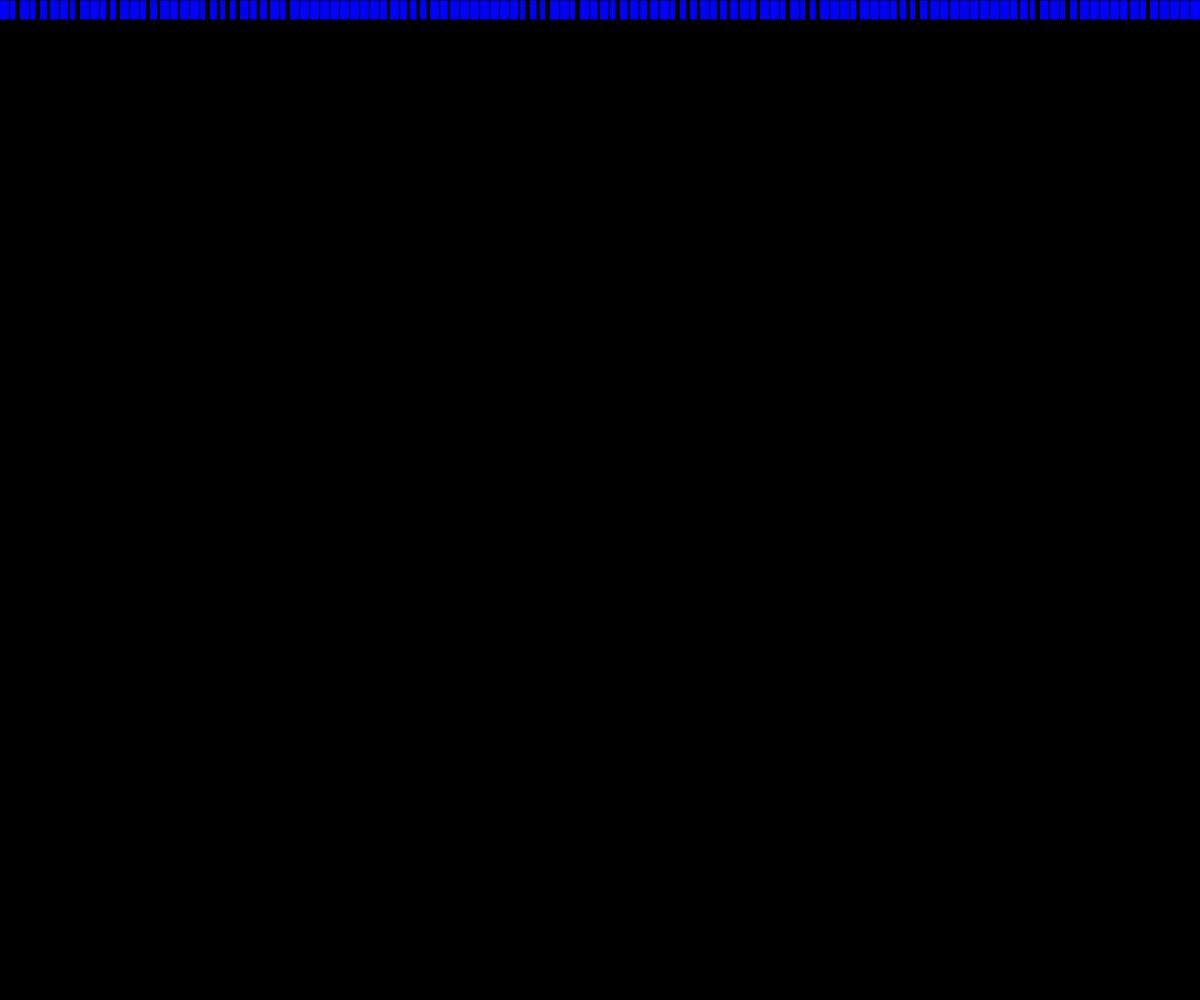
Frame 1 (no input)
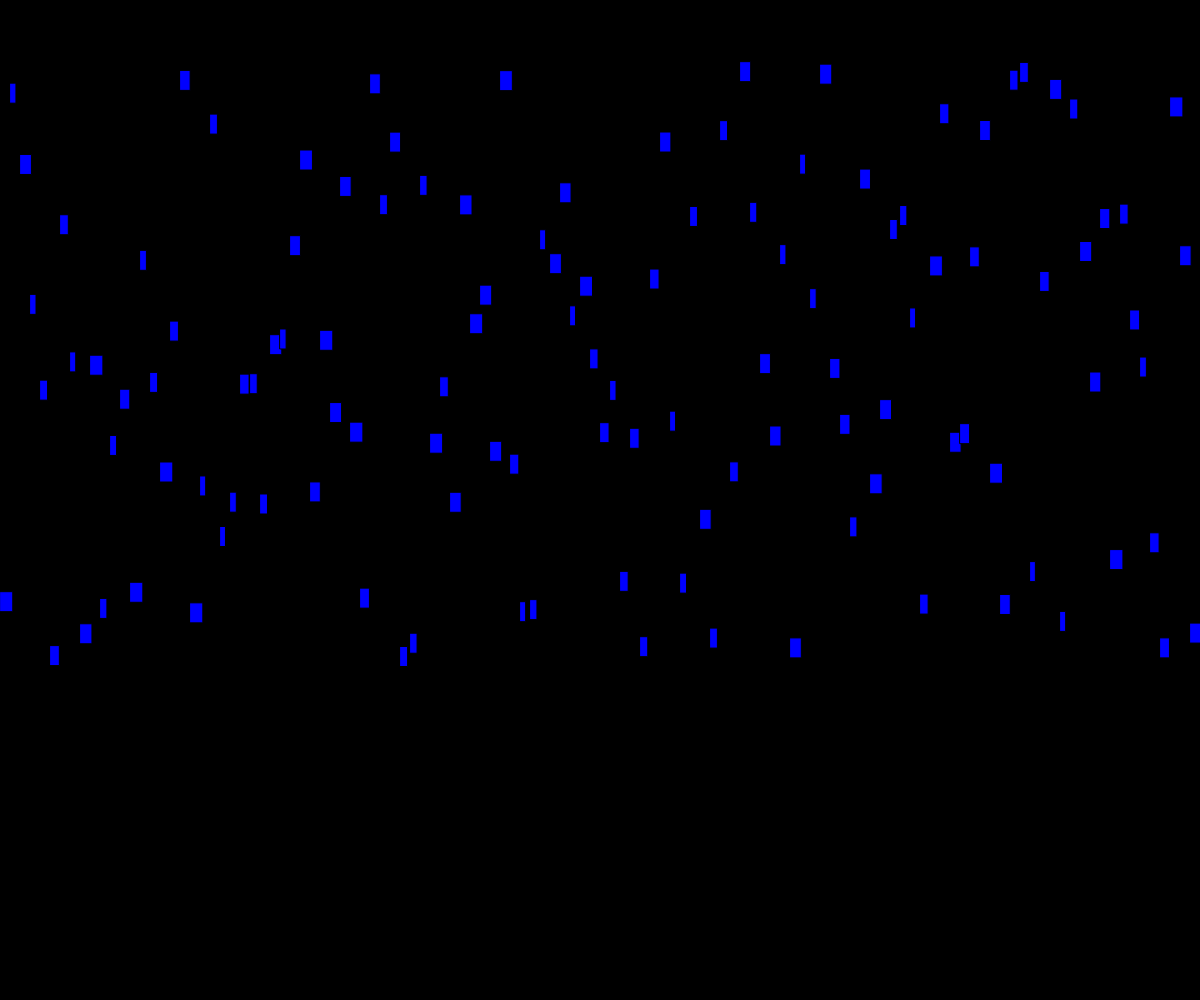
Frame 60 (no input)
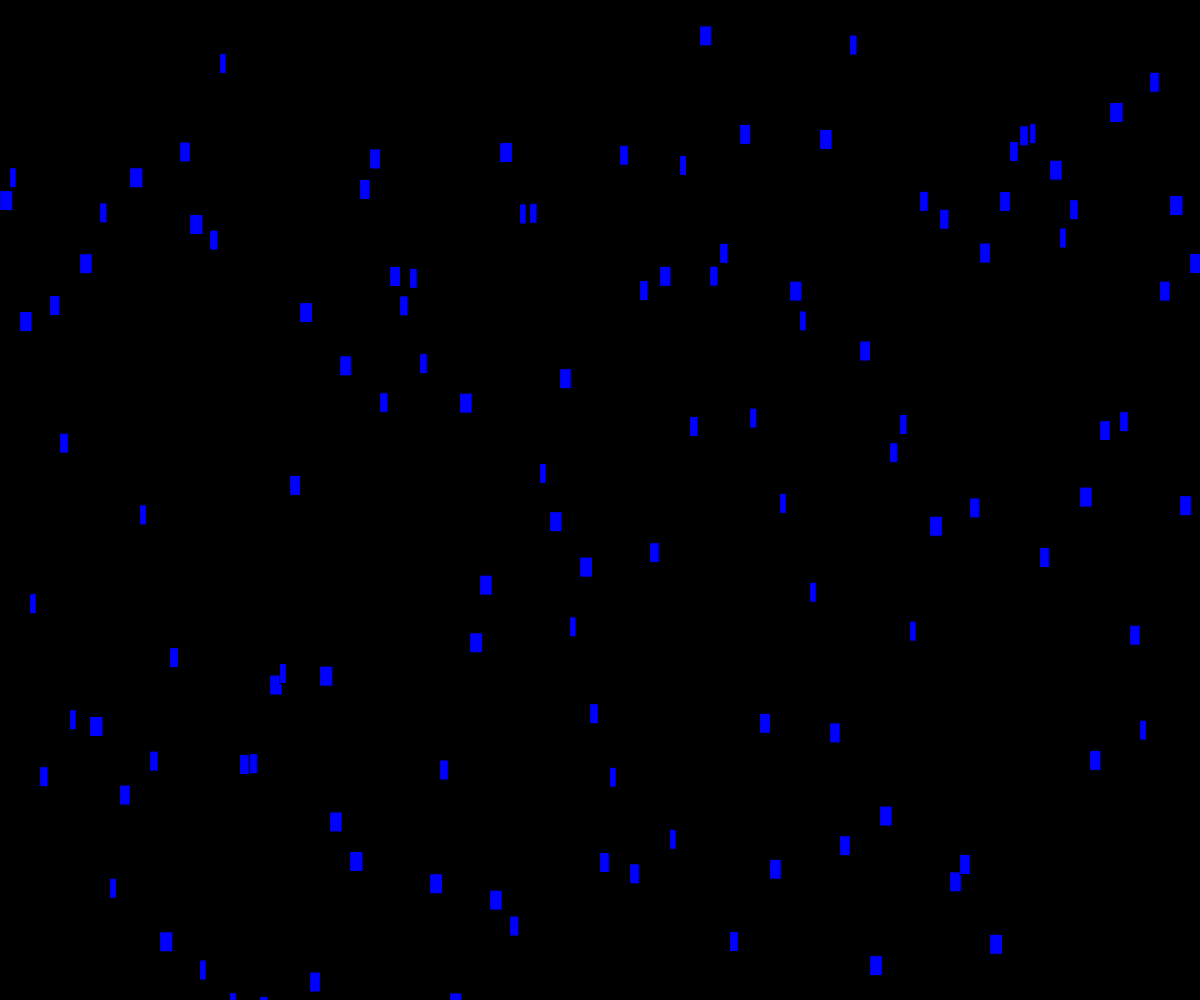
Frame 120 (the mouse pressed at the canvas centre since frame 60)

The p5.js sketch that drew these frames (run headless with seeded random() and noise() and a simulated clock; from frame 60 on, the mouse is pressed at the canvas centre):

// p5.js sketch
// ── sketch.js

//new item yPos.push(var)
//acces item yPos[position or index]
//size of array yPos.length
//Math.random()*10 /0-10/

let yPos=[];
let speed=[];
let sizeRain=[]

function setup()
{
  createCanvas(windowWidth, windowHeight);
  for(let i=0; i<windowWidth/10; i++)
  {
    yPos.push(0);
    speed.push(Math.random()*10+1);
    sizeRain.push(Math.random()*8+5);
  }
}

function draw() 
{
  background(0, 0, 0);
  for(let i=0; i<windowWidth; i+=10)
  {
    fill(0, 0, 255);
    let index=i/10;
    rect(i, yPos[index], sizeRain[index], 20);
    yPos[index]+=speed[index];
    if(yPos[index]>=windowHeight)
    {
      yPos[index]=0;
    }
  }
}
